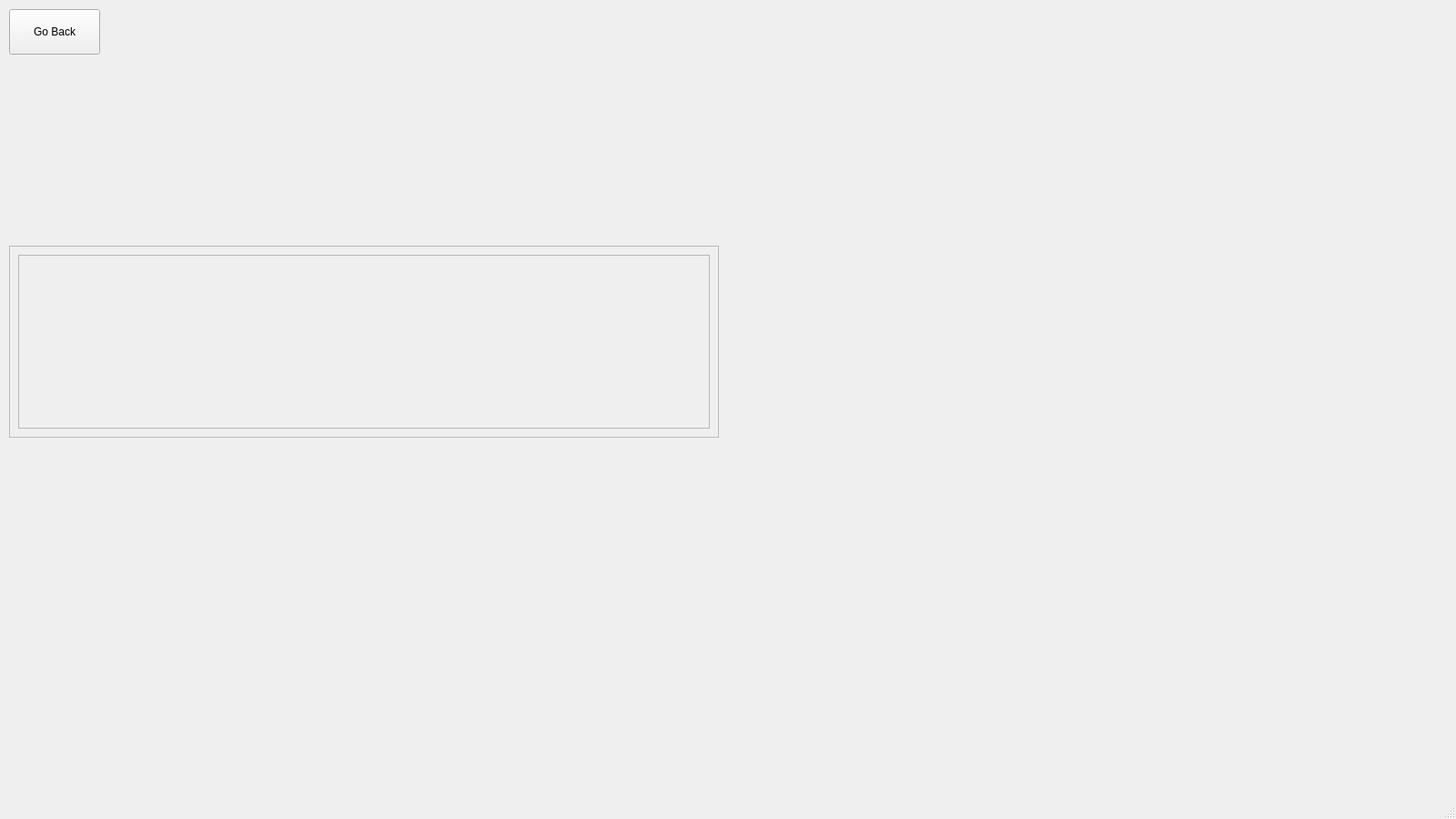
<?xml version="1.0" encoding="UTF-8"?>
<ui version="4.0">
 <class>MainWindow</class>
 <widget class="QMainWindow" name="MainWindow">
  <property name="geometry">
   <rect>
    <x>0</x>
    <y>0</y>
    <width>1600</width>
    <height>900</height>
   </rect>
  </property>
  <property name="minimumSize">
   <size>
    <width>1600</width>
    <height>900</height>
   </size>
  </property>
  <property name="windowTitle">
   <string>MainWindow</string>
  </property>
  <widget class="QWidget" name="centralwidget">
   <widget class="QPushButton" name="back_button">
    <property name="geometry">
     <rect>
      <x>10</x>
      <y>10</y>
      <width>100</width>
      <height>50</height>
     </rect>
    </property>
    <property name="text">
     <string>Go Back</string>
    </property>
   </widget>
   <widget class="QScrollArea" name="scrollArea">
    <property name="geometry">
     <rect>
      <x>10</x>
      <y>270</y>
      <width>780</width>
      <height>211</height>
     </rect>
    </property>
    <property name="maximumSize">
     <size>
      <width>16777215</width>
      <height>16777215</height>
     </size>
    </property>
    <property name="widgetResizable">
     <bool>true</bool>
    </property>
    <widget class="QWidget" name="scrollAreaWidgetContents">
     <property name="geometry">
      <rect>
       <x>0</x>
       <y>0</y>
       <width>778</width>
       <height>209</height>
      </rect>
     </property>
     <layout class="QVBoxLayout" name="verticalLayout">
      <item>
       <widget class="QFrame" name="frame">
        <property name="frameShape">
         <enum>QFrame::StyledPanel</enum>
        </property>
        <property name="frameShadow">
         <enum>QFrame::Raised</enum>
        </property>
       </widget>
      </item>
     </layout>
    </widget>
   </widget>
  </widget>
  <widget class="QMenuBar" name="menubar">
   <property name="geometry">
    <rect>
     <x>0</x>
     <y>0</y>
     <width>1600</width>
     <height>26</height>
    </rect>
   </property>
  </widget>
  <widget class="QStatusBar" name="statusbar"/>
 </widget>
 <resources/>
 <connections/>
</ui>
